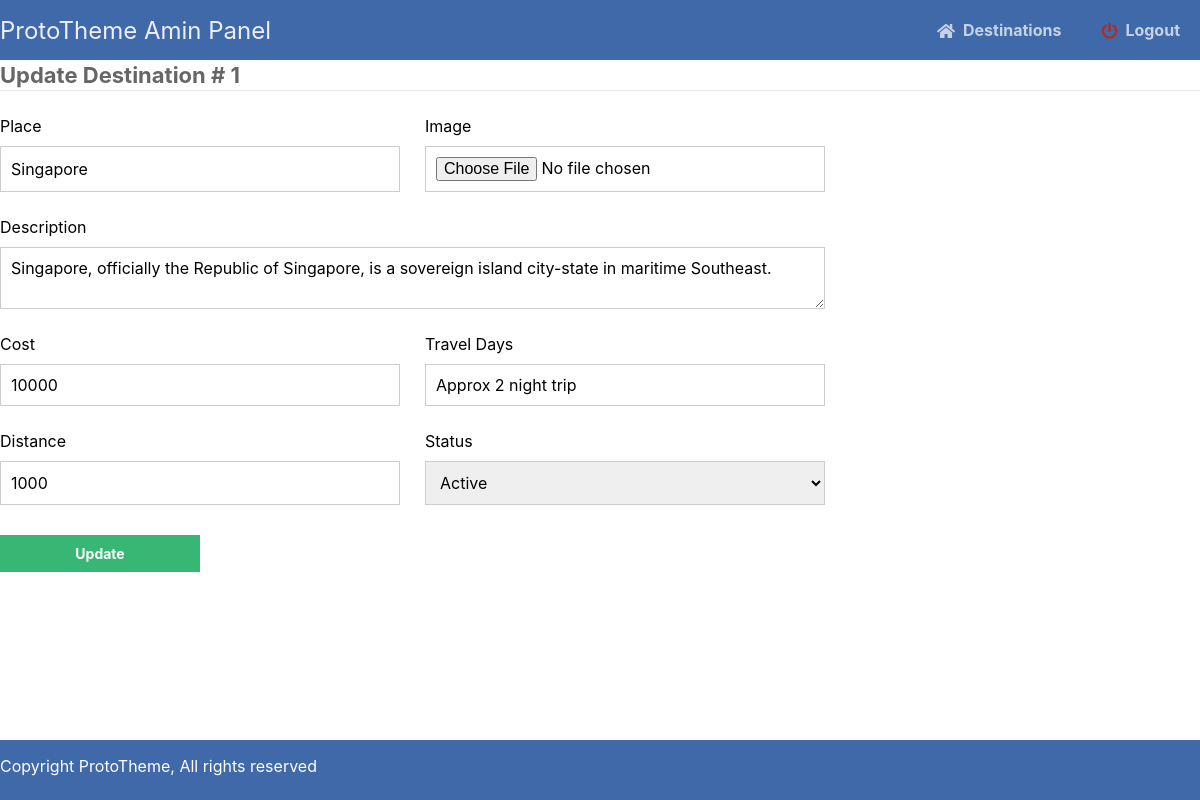
Screenshot of /admin/update.php?id=1 (signed in) with the database file from the repository.
### tables this page shows
CREATE TABLE `travel_destinations` (
  `id` int(11) NOT NULL,
  `place` varchar(255) NOT NULL,
  `image_path` varchar(255) NOT NULL,
  `continent` varchar(50) NOT NULL,
  `description` varchar(255) NOT NULL,
  `cost` varchar(150) NOT NULL,
  `travel_days` varchar(150) NOT NULL,
  `distance` varchar(10) NOT NULL,
  `created_at` datetime NOT NULL DEFAULT current_timestamp(),
  `status` bit(1) NOT NULL DEFAULT b'1'
);

### admin/update.php (the view, shortened to what this page needs)
<?php
include 'functions.php';
$pdo = pdo_connect_mysql();
if (isset($_GET['id'])) {
    $stmt = $pdo->prepare('SELECT * FROM travel_destinations WHERE id = ?');
    $stmt->execute([$_GET['id']]);
    $destination = $stmt->fetch(PDO::FETCH_ASSOC);
} else {
    exit('No ID specified!');
}
?>
<?= template_header('Read') ?>
<div class="content update">
    <h2>Update Destination #
        <?= $destination['id'] ?>
    </h2>
    <form action="update.php?id=<?= $destination['id'] ?>" method="post" enctype="multipart/form-data">
        <label for="place">Place</label>
        <label for="image">Image</label>
        <input type="text" name="place" placeholder="Hong Kong" id="place" value="<?= $destination['place'] ?>"
            required>
        <input type="file" name="image" id="image" accept="image/*, .webp" required>
        <label for="name">Description</label>
        <textarea rows="2" cols="40" class="entirerow" name="description" placeholder="Some place in china..." required><?= $destination['description'] ?></textarea>
        <label for="cost">Cost</label>
        <label for="days">Travel Days</label>
        <input type="text" name="cost" placeholder="10000" value="<?= $destination['cost'] ?>" id="cost" required>
        <input type="text" name="days" placeholder="Approx 2 night trip" value="<?= $destination['travel_days'] ?>"
            id="days" required>
        <label for="distance">Distance</label>
        <label for="status">Status</label>
        <input type="text" name="distance" placeholder="1000 Kms" value="<?= $destination['distance'] ?>" id="distance"
            required>
        <select name="status" required id="status">
            <option value="1" <?= ($destination['status'] == 1) ? "selected" : "" ?>>Active</option>
        </select>
        <div class="w-100">
            <input type="submit" value="Update">
        </div>
    </form>
</div>
<?= template_footer() ?>

### admin/css/styles.css (style rules this page uses)
* { box-sizing: border-box; font-family: -apple-system, BlinkMacSystemFont, "segoe ui", roboto, oxygen, ubuntu, cantarell, "fira sans", "droid sans", "helvetica neue", Arial, sans-serif; font-size: 16px; -webkit-font-smoothing: antialiased; -moz-osx-font-smoothing: grayscale; }
body { background-color: #FFFFFF; margin: 0; }
.content { width: 1200px; margin: 0 auto; margin-bottom: 80px; }
.content h2 { margin: 0; padding: 2px 0; font-size: 22px; border-bottom: 1px solid #ebebeb; color: #666666; }
.update form { padding: 15px 0; display: flex; flex-flow: wrap; }
.update form label { display: inline-flex; width: 400px; padding: 10px 0; margin-right: 25px; }
.update form input, select, textarea { padding: 10px; width: 400px; margin-right: 25px; margin-bottom: 15px; border: 1px solid #cccccc; }
select { height: fit-content; }
.update form input[type="submit"] { display: block; background-color: #38b673; border: 0; font-weight: bold; font-size: 14px; color: #FFFFFF; cursor: pointer; width: 200px; margin-top: 15px; }
.w-100 { width: 100%; }
.update form .entirerow { width: 825px; }

### rows the page displays
travel_destinations: id "1", place "Singapore", description "Singapore, officially the Republic of Singapore, is a sovereign island city-state in maritime Southeast.", cost "10000", days "Approx 2 night trip", distance "1000", status "Active"
